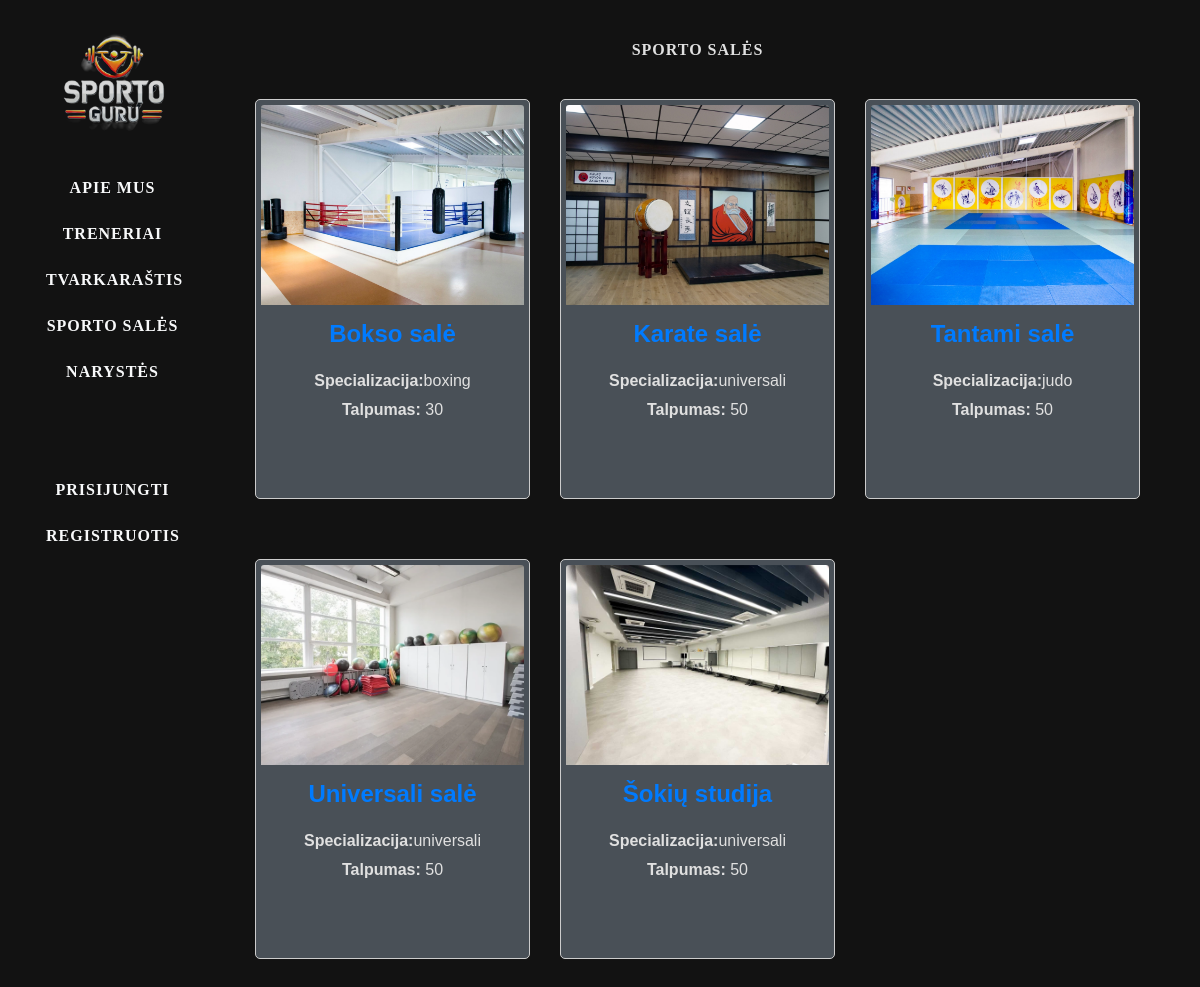
Page /gympro/sporto-sales/ on the earlier database version.
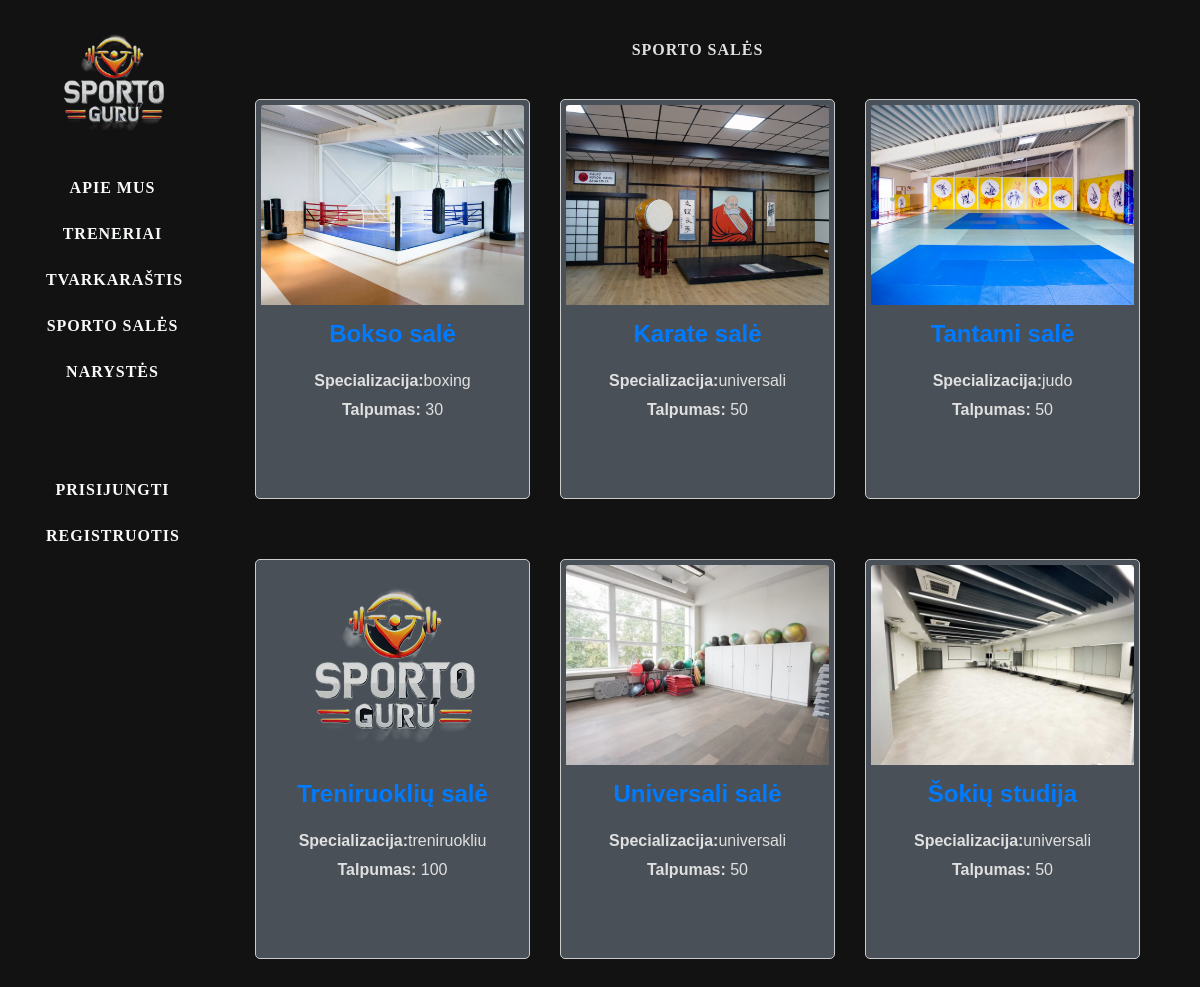
Same page on the later database version.
### gympro/models.py (models this page shows, shortened)
class SportHall(models.Model):
    name = models.CharField(max_length=30)
    hall_type = models.CharField(max_length=50, choices=[
        ('judo', 'Judo'),
        ('boxing', 'Boxing'),
        ('treniruokliu', 'Treniruokliu'),
        ('universali', 'Universali')
    ])
    capacity = models.IntegerField()
    photo = models.ImageField(upload_to='sporto_sales_photos/', blank=True, null=True)
    class Meta:
        ordering = ["name"]
        verbose_name = "Sporto salė"
        verbose_name_plural = "Sporto salės"

### gympro/views.py (the view)
# urls.py: path('sporto-sales/', views.sportosales, name='sporto_sales'),
def sportosales(request):
    sales = SportHall.objects.all()
    context = {'sales': sales, }
    return render(request, "sporto_sales.html", context=context)

### gympro/templates/sporto_sales.html
{% extends "base.html" %}
{% block content %}
{% load static %}
<div class="col-sm-10">
    <div class="container sporto-sales">
        <h4>Sporto salės</h4>
        <div class="row">
            {% for sale in sales %}
                <div class="col-md-4">
                    <div class="card-treneriai" style="border: 1px solid #ccc; border-radius: 5px; padding: 5px;">
                        {% if sale.photo %}
                            <img src="{{ sale.photo.url }}" class="card-img-top" alt="sales foto">
                        {% else %}
                            <img src="{% static 'images/logo.png' %}" class="card-img-top" alt="logotipas">
                        {% endif %}
                        <div class="card-body">
                            <h5 class="card-title" style="margin-bottom: 20px;"><a href="{% url 'sporto_sale' sale.id %}">{{ sale.name }}</a></h5>
                            <p class="card-text" style="margin: 5px 0;"><strong>Specializacija:</strong>{{ sale.hall_type }}</p>
                            <p class="card-text"><strong>Talpumas:</strong> {{ sale.capacity }}</p>
                        </div>
                    </div>
                </div>
            {% endfor %}
        </div>
    </div>
</div>
{% endblock %}

Differences in the rows shown:
added SportHall: name "Treniruoklių salė", hall_type "treniruokliu", capacity "100"
